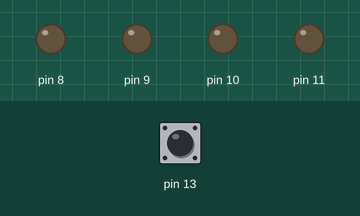
A sketch run on a simulated Arduino Uno, built with avr-gcc and run on an emulated ATmega328P. On the bench: output pins drawn as LEDs (lit = HIGH). Dashed ring = blinking. The inputs (shaded band) are chosen by the test bench; at power-on: pin 13 HIGH. What the sketch prints to the serial monitor is not drawn.

Above: at 1.2 s.
1.3 s: pin 13 pulled LOW for 3.2 s
At 5.3 s:
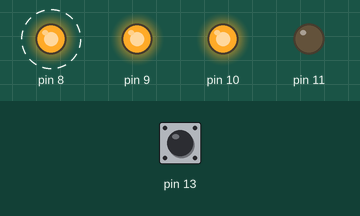
6.0 s: pin 13 pulled LOW for 0.15 s
At 7.6 s:
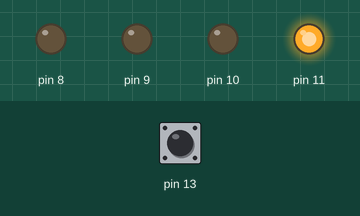
8.0 s: pin 13 pulled LOW for 1 s
At 9.4 s:
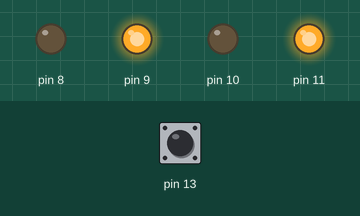
10.5 s: pin 13 pulled LOW for 0.15 s
At 12.2 s:
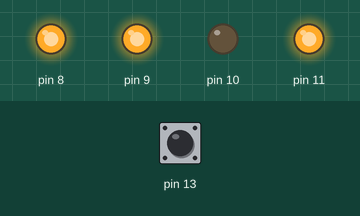
12.5 s: pin 13 pulled LOW for 0.15 s
At 13.7 s:
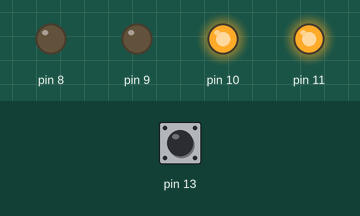
14.5 s: pin 13 pulled LOW for 1 s
At 15.8 s:
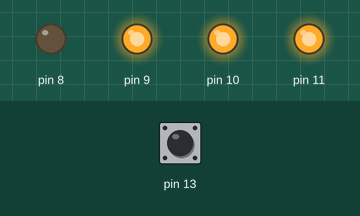
Timing chart, 0 to 17.5 s (numbered marks = the images above; inputs shaded):
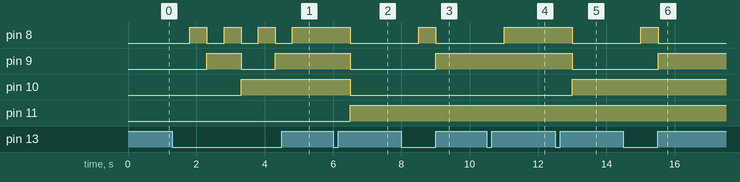

The sketch:

digitalRead_4.ino
```cpp
// TAC (Tecnologias e Arquitetura de Computadores)
// Trabalho 2 - Exercício 4 - Grupo 5 - 09/03/2023
// António Dinis
// Francisco Figueiras
// Mariana Magalhães

int buttonState;
int counter = 0;

void setup() {
  for (int i = 8; i < 12; i++)
    pinMode(i, OUTPUT);
  pinMode(13, INPUT_PULLUP);
  Serial.begin(9600);
}

void loop() {

  buttonState = digitalRead(13);
  Serial.println("...");

  if (buttonState == LOW) {
    counter++;
    delay(500);
  } else if (counter > 15) {
    counter = 0;
  }

  digitalWrite(8, counter&1);
  digitalWrite(9, counter&2);
  digitalWrite(10, counter&4);
  digitalWrite(11, counter&8);

  Serial.println(counter);
}
```

Measured:
- after the input at 1.3 s, pin 8: alternates HIGH for 0.50 s and LOW for 0.50 s, 7 changes in all, then stays HIGH, starting after 0.51 s; pin 9: LOW → HIGH after 1.0 s, → LOW 1.0 s later, → HIGH 1.0 s later; pin 10: LOW → HIGH after 2.0 s
- after the input at 6.0 s, pin 8–10: HIGH → LOW after 0.51 s; pin 11: LOW → HIGH after 0.51 s
- after the input at 8.0 s, pin 8: LOW → HIGH after 0.51 s, → LOW 0.50 s later; pin 9: LOW → HIGH after 1.0 s
- after the input at 10.5 s, pin 8: LOW → HIGH after 0.51 s
- after the input at 12.5 s, pin 8, pin 9: HIGH → LOW after 0.51 s; pin 10: LOW → HIGH after 0.51 s
- after the input at 14.5 s, pin 8: LOW → HIGH after 0.51 s, → LOW 0.50 s later; pin 9: LOW → HIGH after 1.0 s
